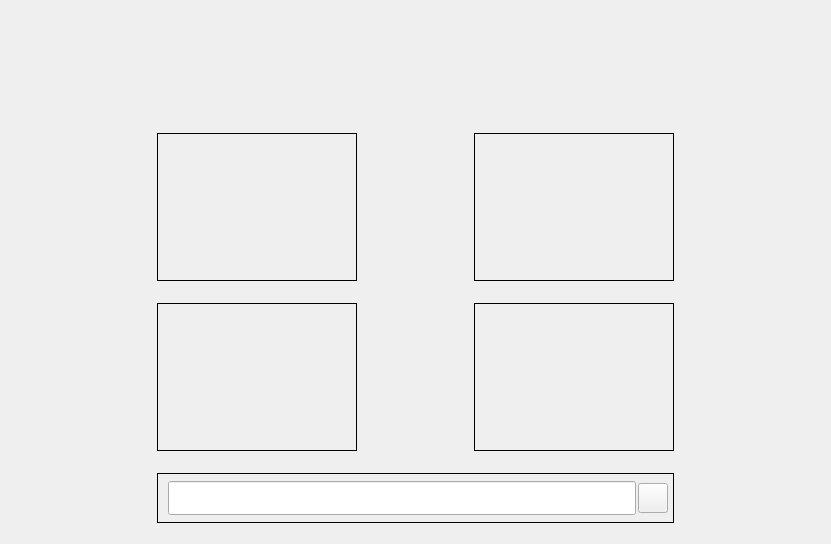
<?xml version="1.0" encoding="UTF-8"?>
<ui version="4.0">
 <class>IWelcomePage</class>
 <widget class="QWidget" name="IWelcomePage">
  <property name="geometry">
   <rect>
    <x>0</x>
    <y>0</y>
    <width>831</width>
    <height>544</height>
   </rect>
  </property>
  <property name="windowTitle">
   <string>Form</string>
  </property>
  <property name="autoFillBackground">
   <bool>false</bool>
  </property>
  <property name="styleSheet">
   <string notr="true"/>
  </property>
  <layout class="QGridLayout" name="gridLayout">
   <property name="bottomMargin">
    <number>21</number>
   </property>
   <property name="horizontalSpacing">
    <number>11</number>
   </property>
   <property name="verticalSpacing">
    <number>22</number>
   </property>
   <item row="2" column="1">
    <widget class="QFrame" name="welcomeFrame3">
     <property name="maximumSize">
      <size>
       <width>200</width>
       <height>150</height>
      </size>
     </property>
     <property name="frameShape">
      <enum>QFrame::Box</enum>
     </property>
     <layout class="QGridLayout" name="gridLayout_3">
      <item row="2" column="0">
       <widget class="QLabel" name="welcomeText3">
        <property name="sizePolicy">
         <sizepolicy hsizetype="Expanding" vsizetype="Expanding">
          <horstretch>0</horstretch>
          <verstretch>0</verstretch>
         </sizepolicy>
        </property>
        <property name="maximumSize">
         <size>
          <width>200</width>
          <height>130</height>
         </size>
        </property>
        <property name="styleSheet">
         <string notr="true"/>
        </property>
        <property name="frameShape">
         <enum>QFrame::NoFrame</enum>
        </property>
        <property name="text">
         <string/>
        </property>
        <property name="alignment">
         <set>Qt::AlignCenter</set>
        </property>
        <property name="wordWrap">
         <bool>true</bool>
        </property>
        <property name="indent">
         <number>10</number>
        </property>
       </widget>
      </item>
      <item row="1" column="0">
       <widget class="QLabel" name="label3">
        <property name="minimumSize">
         <size>
          <width>0</width>
          <height>25</height>
         </size>
        </property>
        <property name="maximumSize">
         <size>
          <width>16777215</width>
          <height>20</height>
         </size>
        </property>
        <property name="styleSheet">
         <string notr="true">image: url(:/icon/heart-balloon.svg);
</string>
        </property>
        <property name="text">
         <string/>
        </property>
        <property name="alignment">
         <set>Qt::AlignLeading|Qt::AlignLeft|Qt::AlignVCenter</set>
        </property>
       </widget>
      </item>
     </layout>
    </widget>
   </item>
   <item row="1" column="1">
    <widget class="QFrame" name="welcomeFrame1">
     <property name="maximumSize">
      <size>
       <width>200</width>
       <height>150</height>
      </size>
     </property>
     <property name="frameShape">
      <enum>QFrame::Box</enum>
     </property>
     <layout class="QGridLayout" name="gridLayout_4">
      <item row="0" column="0">
       <widget class="QLabel" name="label1">
        <property name="minimumSize">
         <size>
          <width>0</width>
          <height>25</height>
         </size>
        </property>
        <property name="styleSheet">
         <string notr="true">image: url(:/icon/art-palette.svg);</string>
        </property>
        <property name="text">
         <string/>
        </property>
       </widget>
      </item>
      <item row="1" column="0">
       <widget class="QLabel" name="welcomeText1">
        <property name="sizePolicy">
         <sizepolicy hsizetype="Expanding" vsizetype="Expanding">
          <horstretch>0</horstretch>
          <verstretch>0</verstretch>
         </sizepolicy>
        </property>
        <property name="maximumSize">
         <size>
          <width>200</width>
          <height>130</height>
         </size>
        </property>
        <property name="styleSheet">
         <string notr="true"/>
        </property>
        <property name="frameShape">
         <enum>QFrame::NoFrame</enum>
        </property>
        <property name="text">
         <string/>
        </property>
        <property name="alignment">
         <set>Qt::AlignCenter</set>
        </property>
        <property name="wordWrap">
         <bool>true</bool>
        </property>
        <property name="indent">
         <number>10</number>
        </property>
       </widget>
      </item>
     </layout>
    </widget>
   </item>
   <item row="2" column="2">
    <widget class="QFrame" name="welcomeFrame2">
     <property name="maximumSize">
      <size>
       <width>200</width>
       <height>150</height>
      </size>
     </property>
     <property name="frameShape">
      <enum>QFrame::Box</enum>
     </property>
     <layout class="QGridLayout" name="gridLayout_2">
      <item row="3" column="0">
       <widget class="QLabel" name="welcomeText2">
        <property name="sizePolicy">
         <sizepolicy hsizetype="Expanding" vsizetype="Expanding">
          <horstretch>0</horstretch>
          <verstretch>0</verstretch>
         </sizepolicy>
        </property>
        <property name="maximumSize">
         <size>
          <width>200</width>
          <height>130</height>
         </size>
        </property>
        <property name="styleSheet">
         <string notr="true"/>
        </property>
        <property name="frameShape">
         <enum>QFrame::NoFrame</enum>
        </property>
        <property name="text">
         <string/>
        </property>
        <property name="textFormat">
         <enum>Qt::MarkdownText</enum>
        </property>
        <property name="alignment">
         <set>Qt::AlignCenter</set>
        </property>
        <property name="wordWrap">
         <bool>true</bool>
        </property>
        <property name="indent">
         <number>10</number>
        </property>
       </widget>
      </item>
      <item row="2" column="0">
       <widget class="QLabel" name="label">
        <property name="minimumSize">
         <size>
          <width>0</width>
          <height>25</height>
         </size>
        </property>
        <property name="styleSheet">
         <string notr="true">
image: url(:/icon/terminal.svg);</string>
        </property>
        <property name="text">
         <string/>
        </property>
       </widget>
      </item>
     </layout>
    </widget>
   </item>
   <item row="0" column="1" colspan="2">
    <widget class="QLabel" name="welcomeLogo">
     <property name="sizePolicy">
      <sizepolicy hsizetype="Expanding" vsizetype="Expanding">
       <horstretch>0</horstretch>
       <verstretch>0</verstretch>
      </sizepolicy>
     </property>
     <property name="minimumSize">
      <size>
       <width>200</width>
       <height>70</height>
      </size>
     </property>
     <property name="maximumSize">
      <size>
       <width>4000</width>
       <height>100</height>
      </size>
     </property>
     <property name="styleSheet">
      <string notr="true">image: url(://images/qollama-text.png);</string>
     </property>
     <property name="text">
      <string/>
     </property>
     <property name="alignment">
      <set>Qt::AlignCenter</set>
     </property>
    </widget>
   </item>
   <item row="1" column="2">
    <widget class="QFrame" name="welcomeFrame4">
     <property name="maximumSize">
      <size>
       <width>200</width>
       <height>150</height>
      </size>
     </property>
     <property name="styleSheet">
      <string notr="true"/>
     </property>
     <property name="frameShape">
      <enum>QFrame::Box</enum>
     </property>
     <layout class="QGridLayout" name="gridLayout_5">
      <item row="0" column="0">
       <widget class="QLabel" name="label4">
        <property name="minimumSize">
         <size>
          <width>0</width>
          <height>25</height>
         </size>
        </property>
        <property name="styleSheet">
         <string notr="true">image: url(:/icon/electric-light-bulb.svg);</string>
        </property>
        <property name="text">
         <string/>
        </property>
       </widget>
      </item>
      <item row="1" column="0">
       <widget class="QLabel" name="welcomeText4">
        <property name="sizePolicy">
         <sizepolicy hsizetype="Expanding" vsizetype="Expanding">
          <horstretch>0</horstretch>
          <verstretch>0</verstretch>
         </sizepolicy>
        </property>
        <property name="maximumSize">
         <size>
          <width>200</width>
          <height>130</height>
         </size>
        </property>
        <property name="styleSheet">
         <string notr="true"/>
        </property>
        <property name="frameShape">
         <enum>QFrame::NoFrame</enum>
        </property>
        <property name="text">
         <string/>
        </property>
        <property name="alignment">
         <set>Qt::AlignCenter</set>
        </property>
        <property name="wordWrap">
         <bool>true</bool>
        </property>
        <property name="indent">
         <number>10</number>
        </property>
       </widget>
      </item>
     </layout>
    </widget>
   </item>
   <item row="3" column="3">
    <spacer name="horizontalSpacer">
     <property name="orientation">
      <enum>Qt::Horizontal</enum>
     </property>
     <property name="sizeType">
      <enum>QSizePolicy::Preferred</enum>
     </property>
     <property name="sizeHint" stdset="0">
      <size>
       <width>40</width>
       <height>20</height>
      </size>
     </property>
    </spacer>
   </item>
   <item row="3" column="1" colspan="2">
    <widget class="QFrame" name="welInputFrame">
     <property name="sizePolicy">
      <sizepolicy hsizetype="Expanding" vsizetype="Expanding">
       <horstretch>0</horstretch>
       <verstretch>0</verstretch>
      </sizepolicy>
     </property>
     <property name="minimumSize">
      <size>
       <width>0</width>
       <height>50</height>
      </size>
     </property>
     <property name="maximumSize">
      <size>
       <width>16777215</width>
       <height>50</height>
      </size>
     </property>
     <property name="frameShape">
      <enum>QFrame::Box</enum>
     </property>
     <property name="frameShadow">
      <enum>QFrame::Plain</enum>
     </property>
     <layout class="QHBoxLayout" name="horizontalLayout">
      <property name="spacing">
       <number>2</number>
      </property>
      <property name="leftMargin">
       <number>10</number>
      </property>
      <property name="topMargin">
       <number>7</number>
      </property>
      <property name="rightMargin">
       <number>5</number>
      </property>
      <property name="bottomMargin">
       <number>7</number>
      </property>
      <item>
       <widget class="QLineEdit" name="welInputLine">
        <property name="sizePolicy">
         <sizepolicy hsizetype="Expanding" vsizetype="Expanding">
          <horstretch>0</horstretch>
          <verstretch>0</verstretch>
         </sizepolicy>
        </property>
       </widget>
      </item>
      <item>
       <widget class="QPushButton" name="welInputButton">
        <property name="sizePolicy">
         <sizepolicy hsizetype="Fixed" vsizetype="Fixed">
          <horstretch>0</horstretch>
          <verstretch>0</verstretch>
         </sizepolicy>
        </property>
        <property name="minimumSize">
         <size>
          <width>30</width>
          <height>30</height>
         </size>
        </property>
        <property name="maximumSize">
         <size>
          <width>30</width>
          <height>30</height>
         </size>
        </property>
        <property name="text">
         <string/>
        </property>
        <property name="icon">
         <iconset resource="../resouces.qrc">
          <normaloff>:/icon/send.svg</normaloff>:/icon/send.svg</iconset>
        </property>
       </widget>
      </item>
     </layout>
    </widget>
   </item>
   <item row="3" column="0">
    <spacer name="horizontalSpacer_2">
     <property name="orientation">
      <enum>Qt::Horizontal</enum>
     </property>
     <property name="sizeType">
      <enum>QSizePolicy::Preferred</enum>
     </property>
     <property name="sizeHint" stdset="0">
      <size>
       <width>40</width>
       <height>20</height>
      </size>
     </property>
    </spacer>
   </item>
  </layout>
 </widget>
 <resources>
  <include location="../resouces.qrc"/>
 </resources>
 <connections/>
</ui>
